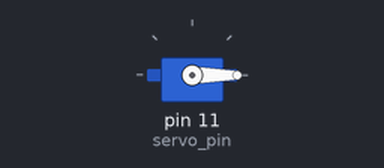
This program was run on a simulated Raspberry Pi (header pin numbers). On the bench: servo. Servo angles are drawn from the pulse width (0.5 ms = 0°, 2.5 ms = 180°).

Above: at 0.05 s.
At 2.8 s:
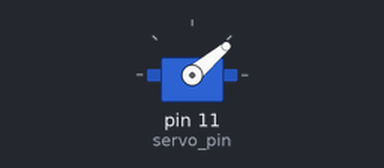
At 5.55 s:
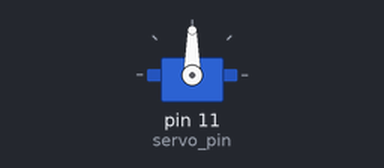
At 11.1 s:
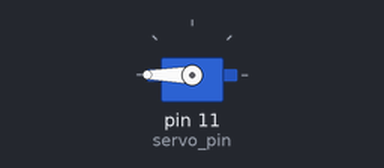
Timing chart, 0 to 14.4 s (numbered marks = the images above):
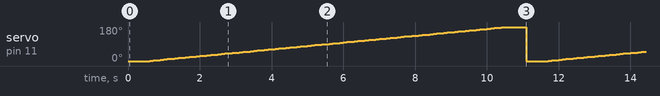

The program:

testServo2.py
```python
#!/usr/bin/env python
# -*- coding: latin-1 -*-


import RPi.GPIO as GPIO
import time

servo_pin = 11  # gpio18

depart = 2      # rapport cyclique pour que le servo
                # soit au début de son mouvement
                # à ajuster pour votre servo!

arrivee = 13    # rapport cyclique pour que le servo
                # soit à la fin de son mouvement
                # à ajuster pour votre servo!

GPIO.setmode(GPIO.BOARD)  # notation board plutôt que BCM

GPIO.setup(servo_pin, GPIO.OUT)  # pin configurée en sortie

pwm = GPIO.PWM(servo_pin, 50)  # pwm à une fréquence de 50 Hz

position = depart   # on commence à la position de départ

pwm.start(depart)  # on commence le signal pwm


while True:

    if position < arrivee:  # si nous ne sommes pas pas arrivés,
                            # nous avançons un peu
         pwm.ChangeDutyCycle(float(position))
         position = position + 0.1
         time.sleep (0.1)
    else:
         position = depart  # si nous sommes arrivés,
                            # retour à la position de départ
pwm.stop
```

Measured:
- by itself, servo on pin 11 (servo_pin): ramps from 0° to 180° and jumps back, once every 11.1 s
